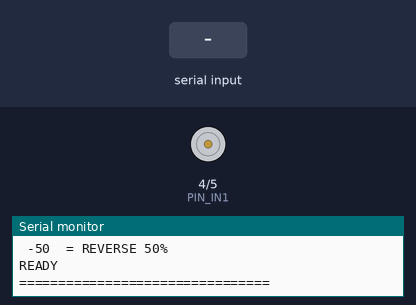
The sketch below on a simulated ESP32-C3. On the bench: motor-driver pin pairs drawn as motors (green arrow = first pin HIGH = forward, orange = second pin HIGH = backward, longer = more drive), the last lines printed to the serial monitor. The inputs (shaded band) are chosen by the test bench.

Above: at 1.7 s.
1.8 s: "5\n" received over Serial
At 3.0 s:
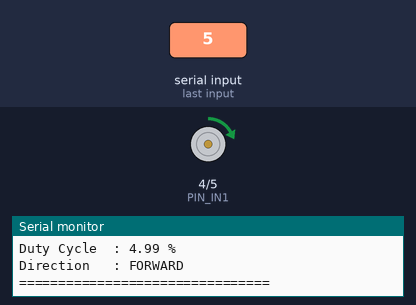
3.3 s: "90\n" received over Serial
At 4.3 s:
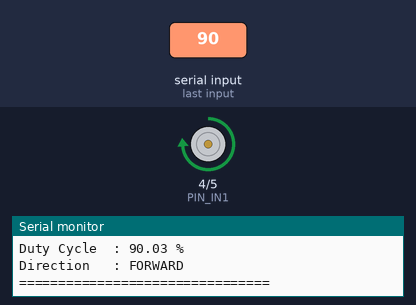
4.8 s: "0\n" received over Serial
At 5.5 s:
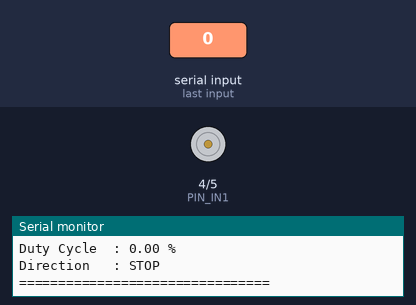
Timing chart, 0 to 7.8 s (numbered marks = the images above; inputs shaded):
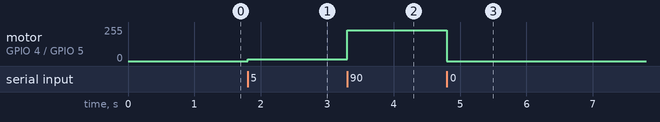

The sketch:

cek-thust.ino
```cpp
#include <Arduino.h>
#include <stdlib.h>
#include <math.h>

// =============================================
// ESP32-C3 SUPER MINI
// =============================================

#define PIN_IN1 4
#define PIN_IN2 5

// =============================================
// PWM CONFIGURATION
// =============================================

#define PWM_FREQ 20000
#define PWM_BITS 10
#define PWM_MAX 1023

// Batas maksimum PWM
#define MAX_TEST_PERCENT 100

// =============================================
// GLOBAL VARIABLES
// =============================================

bool pwmReady = false;

int currentPWM = 0;
float currentPercent = 0;

// =============================================
// ESP32 PWM API VERSION
// =============================================

#if defined(ESP_ARDUINO_VERSION_MAJOR) && ESP_ARDUINO_VERSION_MAJOR >= 3
#define PWM_NEW_API 1
#else
#define PWM_NEW_API 0
#endif

// =============================================
// PWM INITIALIZATION
// =============================================

bool setupPWM() {

#if PWM_NEW_API

  bool ok1 = ledcAttach(PIN_IN1, PWM_FREQ, PWM_BITS);
  bool ok2 = ledcAttach(PIN_IN2, PWM_FREQ, PWM_BITS);

  if (!ok1 || !ok2) {
    return false;
  }

#else

  double f1 = ledcSetup(0, PWM_FREQ, PWM_BITS);
  double f2 = ledcSetup(1, PWM_FREQ, PWM_BITS);

  if (f1 <= 0 || f2 <= 0) {
    return false;
  }

  ledcAttachPin(PIN_IN1, 0);
  ledcAttachPin(PIN_IN2, 1);

#endif

  return true;
}

// =============================================
// WRITE PWM
// =============================================

void writePWM(int in1, int in2) {

  in1 = constrain(in1, 0, PWM_MAX);
  in2 = constrain(in2, 0, PWM_MAX);

#if PWM_NEW_API

  ledcWrite(PIN_IN1, in1);
  ledcWrite(PIN_IN2, in2);

#else

  ledcWrite(0, in1);
  ledcWrite(1, in2);

#endif

}

// =============================================
// MOTOR CONTROL
// =============================================

void setMotorPercent(float percent) {

  percent = constrain(
    percent,
    -(float)MAX_TEST_PERCENT,
    (float)MAX_TEST_PERCENT
  );

  // Convert percentage to PWM
  int pwm = roundf(
    fabsf(percent) * PWM_MAX / 100.0f
  );

  // Stop briefly before changing direction
  if ((percent > 0 && currentPercent < 0) ||
      (percent < 0 && currentPercent > 0)) {

    writePWM(0, 0);
    delay(200);
  }

  // Forward
  if (percent > 0) {

    writePWM(pwm, 0);

  }

  // Reverse
  else if (percent < 0) {

    writePWM(0, pwm);

  }

  // Stop
  else {

    writePWM(0, 0);

  }

  currentPWM = pwm;
  currentPercent = percent;

  // =========================================
  // SERIAL MONITOR
  // =========================================

  Serial.println();
  Serial.println("================================");

  Serial.print("PWM Command : ");
  Serial.print(percent, 1);
  Serial.println(" %");

  Serial.print("PWM Value   : ");
  Serial.print(currentPWM);
  Serial.print(" / ");
  Serial.println(PWM_MAX);

  Serial.print("Duty Cycle  : ");
  Serial.print(
    currentPWM * 100.0f / PWM_MAX,
    2
  );
  Serial.println(" %");

  Serial.print("Direction   : ");

  if (percent > 0) {
    Serial.println("FORWARD");
  }
  else if (percent < 0) {
    Serial.println("REVERSE");
  }
  else {
    Serial.println("STOP");
  }

  Serial.println("================================");
}

// =============================================
// STOP MOTOR
// =============================================

void stopMotor() {

  writePWM(0, 0);

  currentPWM = 0;
  currentPercent = 0;

  Serial.println("MOTOR STOP");
}

// =============================================
// SETUP
// =============================================

void setup() {

  Serial.begin(115200);
  delay(500);

  Serial.setTimeout(100);

  pinMode(PIN_IN1, OUTPUT);
  pinMode(PIN_IN2, OUTPUT);

  digitalWrite(PIN_IN1, LOW);
  digitalWrite(PIN_IN2, LOW);

  pwmReady = setupPWM();

  if (!pwmReady) {

    Serial.println("ERROR: PWM FAILED");

    return;
  }

  stopMotor();

  Serial.println();
  Serial.println("================================");
  Serial.println("       MOTOR THRUST TEST");
  Serial.println("================================");

  Serial.println("BOARD       : ESP32-C3");
  Serial.println("DRIVER      : DRV8833");
  Serial.println("MOTOR       : CORELESS 8520");
  Serial.println("PWM FREQ    : 20 kHz");
  Serial.println("PWM BITS    : 10 bit");
  Serial.println("PWM RANGE   : 0-1023");

  Serial.println();
  Serial.println("SERIAL COMMAND:");
  Serial.println("  0   = STOP");
  Serial.println("  10  = FORWARD 10%");
  Serial.println("  25  = FORWARD 25%");
  Serial.println("  50  = FORWARD 50%");
  Serial.println("  75  = FORWARD 75%");
  Serial.println("  100 = FORWARD 100%");
  Serial.println(" -50  = REVERSE 50%");

  Serial.println();
  Serial.println("READY");
  Serial.println("================================");
}

// =============================================
// LOOP
// =============================================

void loop() {

  if (!pwmReady) {
    return;
  }

  if (Serial.available()) {

    String input = Serial.readStringUntil('\n');
    input.trim();

    if (input.length() == 0) {
      return;
    }

    char* endPtr;

    long value = strtol(
      input.c_str(),
      &endPtr,
      10
    );

    if (endPtr == input.c_str() || *endPtr != '\0') {

      Serial.println("ERROR: INPUT HARUS ANGKA");

      return;
    }

    if (value < -100 || value > 100) {

      Serial.println("ERROR: RANGE -100 SAMPAI 100");

      return;
    }

    setMotorPercent((float)value);
  }

}
```

Measured:
- after the input at 1.8 s, motor on GPIO 4 (PIN_IN1) / GPIO 5 (PIN_IN2): stopped → forward 13/255 at once
- after the input at 3.3 s, motor on GPIO 4 (PIN_IN1) / GPIO 5 (PIN_IN2): forward 13/255 → forward 229/255 at once
- after the input at 4.8 s, motor on GPIO 4 (PIN_IN1) / GPIO 5 (PIN_IN2): forward 229/255 → stopped at once
